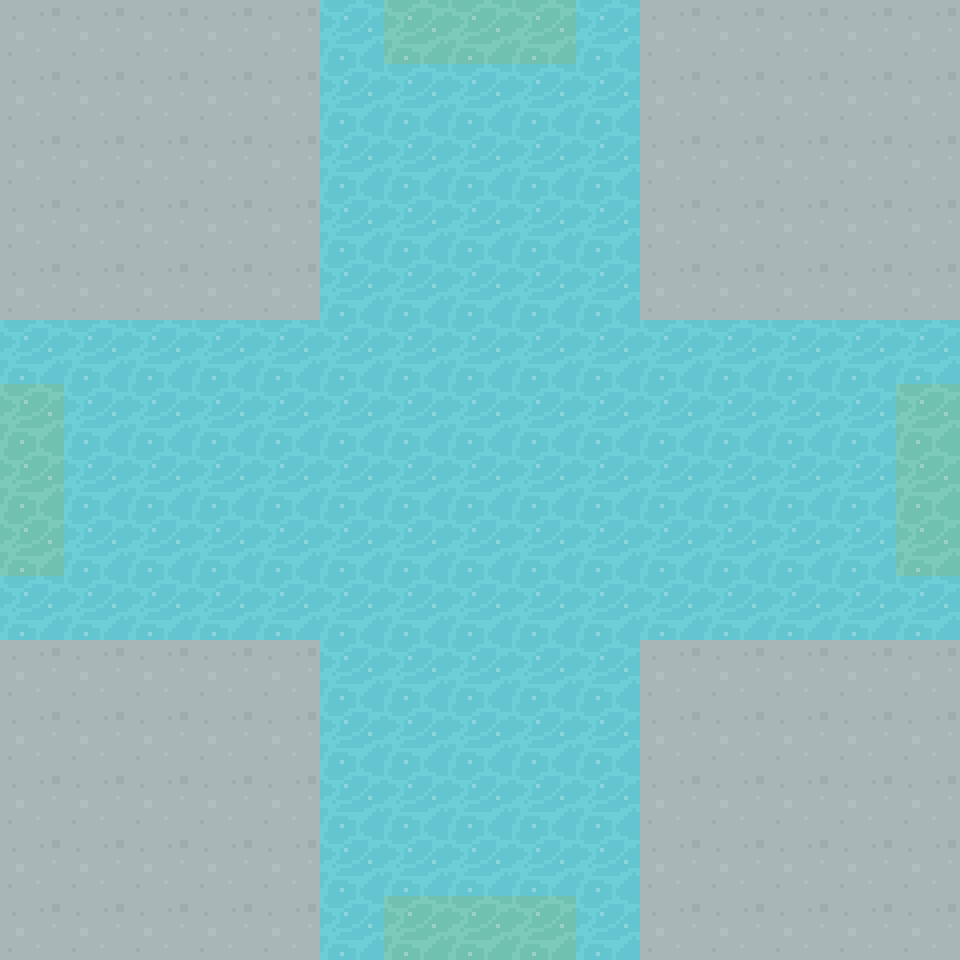

Rendered tile map (Tiled .tmx) drawn with the repository's tilesets; below, a short description and the full map source, tile grids included:
An orthogonal 15x15 tile map with 64x64 px tiles, 1 tile layer (Tile Layer 1) and 4 objects (NORTH, WEST, SOUTH, EAST).

<map version="1.5" tiledversion="1.5.0" orientation="orthogonal" renderorder="right-down" width="15" height="15" tilewidth="64" tileheight="64" infinite="0" nextlayerid="3" nextobjectid="5">
 <tileset firstgid="1" source="../64TilesheetDungeon.tsx" />
 <layer id="1" name="Tile Layer 1" width="15" height="15">
  <data encoding="csv">
68,68,68,68,68,321,326,326,326,321,68,68,68,68,68,
68,68,68,68,68,321,321,321,321,321,68,68,68,68,68,
68,68,68,68,68,321,321,321,321,321,68,68,68,68,68,
68,68,68,68,68,321,321,321,321,321,68,68,68,68,68,
68,68,68,68,68,321,321,321,321,321,68,68,68,68,68,
321,321,321,321,321,321,321,321,321,321,321,321,321,321,321,
326,321,321,321,321,321,321,321,321,321,321,321,321,321,326,
326,321,321,321,321,321,321,321,321,321,321,321,321,321,326,
326,321,321,321,321,321,321,321,321,321,321,321,321,321,326,
321,321,321,321,321,321,321,321,321,321,321,321,321,321,321,
68,68,68,68,68,321,321,321,321,321,68,68,68,68,68,
68,68,68,68,68,321,321,321,321,321,68,68,68,68,68,
68,68,68,68,68,321,321,321,321,321,68,68,68,68,68,
68,68,68,68,68,321,321,321,321,321,68,68,68,68,68,
68,68,68,68,68,321,326,326,326,321,68,68,68,68,68
</data>
 </layer>
 <objectgroup id="2" name="Object Layer 1">
  <object id="1" name="NORTH" x="384" y="0" width="192" height="64" />
  <object id="2" name="WEST" x="0" y="384" width="64" height="192" />
  <object id="3" name="SOUTH" x="384" y="896" width="192" height="64" />
  <object id="4" name="EAST" x="896" y="384" width="64" height="192" />
 </objectgroup>
</map>
